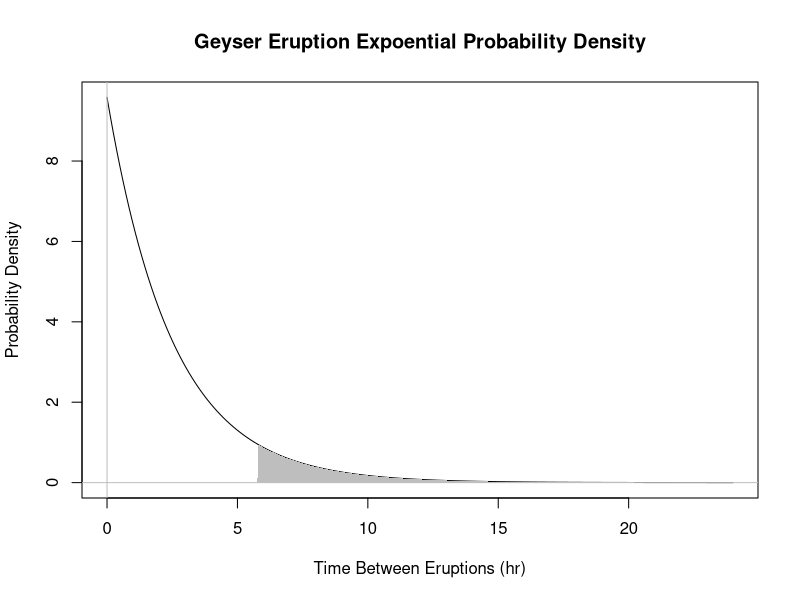

Write the R code that produced this figure.
# 16.5a Situated in the central north island of New Zealand, the Pohutu
#       geyser is said to be the largest active geyser in the southern
#       hemisphere. Suppose that it erupts an average of 3,500 times
#       every year.

#      i. Evlauate the parameter lambda.e wrt a time scale in days

lambda.e <- 3500/365.25 # Eruptions per day

#     ii. Plot the density function of interest. What's the mean wait
#         in days between eruptions?

mu <- 1/lambda.e
var <- 1/(lambda.e^2)
xval <- seq(0, 1, length=200)
yval <- dexp(x=xval, rate=lambda.e)
plot(xval*24, yval,type="l", xlab="Time Between Eruptions (hr)", ylab="Probability Density", main="Geyser Eruption Expoential Probability Density")
abline(h=0,col="gray")
abline(v=0,col="gray")

#   iii. What's the probability of waiting less than 30 minutes for 
#        the next eruption?

pexp(0.5/24,rate=lambda.e)

#   iv. What waiting time defines the longest 10% of waits?
#       Convert your answer to hours.

long_10 <- (qexp(0.9,rate=lambda.e))

long_10_x <- xval[xval >= long_10]
long_10_y <- yval[xval >= long_10]

polygon(rbind(c(long_10*24,0), cbind(long_10_x*24,long_10_y), c(24,0)), border=NA, col="gray")

# 16.5b You can also use the exponential distribution to model certain
#       product survival times, or “time-to-failure” type of variables. Say
#       a manufacturer of a particular air conditioning unit knows that
#       the product has an average life of 11 years before it needs any
#       type of repair callout. Let the random variable X represent the
#       time until the necessary repair of one of these units and assume
#       X follows an exponential distribution with λe = 1/11.

lambda.ac <- 1/11

#     i. The company offers a five-year full repair warranty on this
#        unit. What’s the probability that a randomly selected air
#        conditioner owner makes use of the warranty?

pexp(5,lambda.ac)

#    ii. Rival company offers a six-year guarantee on its competing
#        air conditioning unit but knows that its units last, on average,
#        only nine years before requiring some kind of repair. What
#        are the chances of making use of that warranty?

pexp(6,1/9)

#   iii. Determine the probabilities that the units in (i) and the
#        units in (ii) last more than 15 years.

1 - pexp(15,1/11)
1 - pexp(15,1/9)